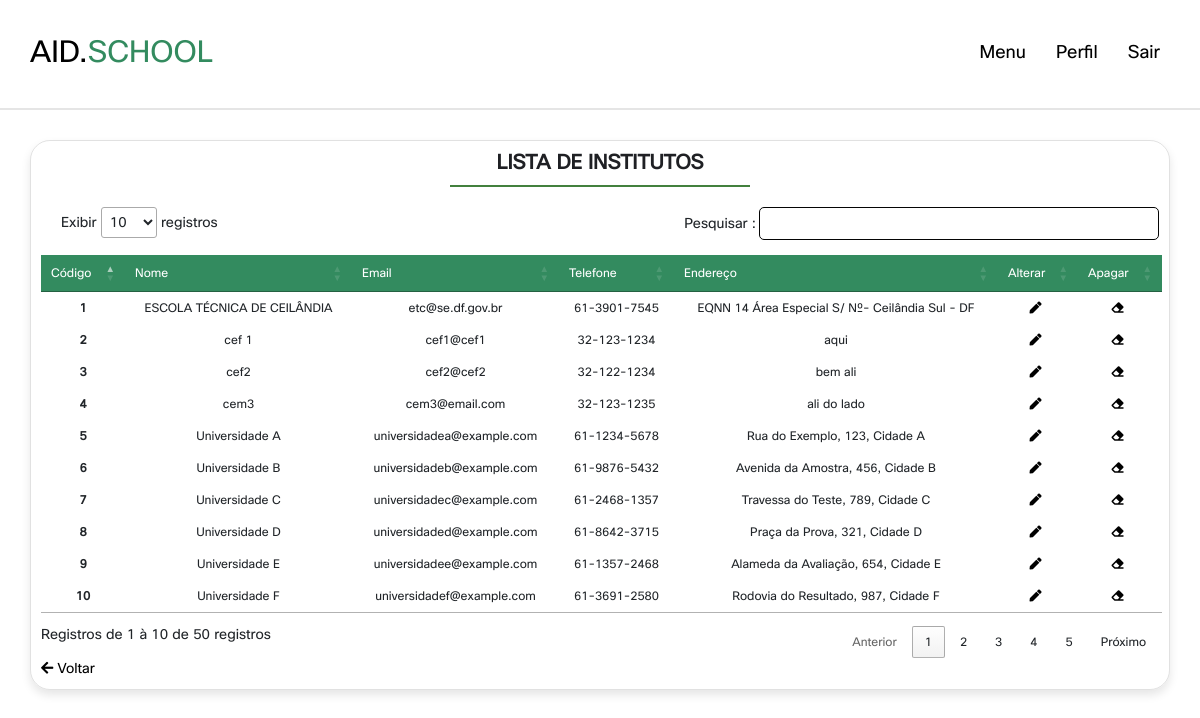
The page /VIEW/ListarInstituto.php (signed in) on the database its author committed.
### tables this page shows
CREATE TABLE IF NOT EXISTS `instituto` (
  `idinstituto` INT(10) NOT NULL AUTO_INCREMENT,
  `nomeinstituto` VARCHAR(60) NOT NULL,
  `emailinstituto` VARCHAR(60) NOT NULL,
  `telefoneinstituto` VARCHAR(60) NOT NULL,
  `enderecoinstituto` VARCHAR(60) NOT NULL,
  PRIMARY KEY (`idinstituto`));

### DAO/CONEXAO/CONEXAO.php (called while the page is built)
<?php
abstract class CONEXAO {
    private static $instance;
    public static function getInstance() {
        try {
            if (!isset(self::$instance)) {
                self::$instance = new PDO("mysql:host=localhost;dbname=dbdoar;charset=UTF8", "root", "");
                self::$instance->setAttribute(PDO::ATTR_ERRMODE, PDO::ERRMODE_EXCEPTION);
            }
            return self::$instance;
        } catch (PDOException $exc) {
            echo "Erro ao conectar o banco de dados :" . $exc->getMessage();
        }
    }
}
?>

### DAO/InstitutoDAO.php (called while the page is built, shortened)
<?php
require_once 'CONEXAO/CONEXAO.php';
class InstitutoDAO {
    public $pdo = null;
    public function __construct() {
        $this->pdo = Conexao::getInstance();
    }
    public function Pesquisar() {
        try {
            $sql = "select * from instituto;";
            $execucao = $this->pdo->prepare($sql);
            $execucao->execute();
            $pesquisa = $execucao->fetchALL(PDO::FETCH_ASSOC);
            return $pesquisa;
        } catch (PDOException $exc) {
            echo $exc->getMessage();
        }
    }
}

### VIEW/ListarInstituto.php (the view, shortened to what this page needs)
<?php
require_once '../DAO/InstitutoDAO.php';
$InstitutoDAO = new InstitutoDAO;
$resultado = $InstitutoDAO->Pesquisar();
?>
<!DOCTYPE html>
<html>
<head>
    <link rel="stylesheet" href="../CSS/Lista.css">
    <link rel="stylesheet" href="../CSS/NavbarperfilAdm.css">
    <link rel="stylesheet" href="https://cdnjs.cloudflare.com/ajax/libs/font-awesome/6.0.0/css/all.min.css">
    <link rel="stylesheet" href="https://cdnjs.cloudflare.com/ajax/libs/font-awesome/5.15.3/css/all.min.css" />
    <link rel="stylesheet" href="https://cdnjs.cloudflare.com/ajax/libs/bootstrap/4.6.1/css/bootstrap.min.css">
    <link rel="stylesheet" href="https://cdn.jsdelivr.net/npm/bootstrap@4.6.2/dist/css/bootstrap.min.css">
    <link rel="stylesheet" type="text/css" href="//cdn.datatables.net/1.10.7/css/jquery.dataTables.css">
</head>
<body>
    <?php
    include '../VIEW/NavbarperfilAdm.php';
    ?>
    <div class="containerlistar">
        <h1 class="heading">Lista de Institutos </h1>
        <table id='dataTable'>
            <thead>
                <tr>
                    <td>Código</td>
                    <td>Nome</td>
                    <td>Email</td>
                    <td>Telefone</td>
                    <td>Endereço</td>
                    <td>Alterar</td>
                    <td>Apagar</td>
                </tr>
            </thead>
            <tbody>
                <?php
                foreach ($resultado as $r) {
                    echo "<tr>";
                    echo "<td>{$r["idinstituto"]}</td>";
                    echo "<td>{$r["nomeinstituto"]}</td>";
                    echo "<td>{$r["emailinstituto"]}</td>";
                    echo "<td>{$r["telefoneinstituto"]}</td>";
                    echo "<td>{$r["enderecoinstituto"]}</td>";
                    echo "<td><a href='../VIEW/formAlterarInstituto.php?id={$r["idinstituto"]}'><i class='fas fa-pen'></i></a></td>";
                    echo "<td><a href='../CONTROLLER/ApagarInstituto.php?id={$r["idinstituto"]}' onclick='return confirmarApagar(event, {$r["idinstituto"]})'><i class='fas fa-eraser'></i></a></td>";
                    echo "</tr>";
                }
                ?>
            </tbody>
        </table>
        <a href="InicioAdm.php" class="left-button">
            <i class="fas fa-arrow-left"></i> Voltar
        </a>
    </div>
</body>
</html>

### CSS/lista.css (style rules this page uses)
:root { --COR1:#43803E; --COR2:#6BCC62; --COR3:#145a0e; --COR4:#338b5f; --COR7:#1F2024; --font-Opensans: Open Sans, sans-serif; --font-Cisco-bold: font-CiscoSans; --font-Cisco-regular: font-CiscoSans2; --border:.2rem solid rgba(0,0,0,.1); --box-shadow:0 .5rem 1rem rgba(0,0,0,.1); }
.heading { text-align: center; font-size: 2rem; color: var(--COR7); text-transform: uppercase; font-weight: bolder; margin-bottom: rem; }
.heading::after { content: ""; display: block; width: 300px; height: 2px; background-color: var(--COR1); margin: 0 auto; margin-top: 10px; margin-bottom: 0px; }
a.left-button { text-decoration: none; color:black; }
.containerlistar { width: 95%; font-size: 14px; margin: 140 auto; padding: 10px; border: 1px solid #0000001e; border-collapse: collapse; border-radius: 20px; box-shadow:var(--box-shadow) ; }
table { width: 80%; margin-top: 0px; text-align: center; font-size: 12px; }
thead { background-color: var(--COR4); color:white; }
tbody td { padding: 10px; }
tbody td:first-child { font-weight: bold; border-collapse: collapse; }
tbody a { text-decoration: none; color: #000000; }
tbody i { margin-right: 5px; }

### CSS/NavbarperfilAdm.css (style rules this page uses)
:root { --COR1:#43803E; --COR2:#6BCC62; --COR3:#145a0e; --COR4:#338b5f; --COR7:#1F2024; --COR8:#ffffff; --COR10:#e7e7e7; --COR11:#024059; --COR12:#026873; --COR13:#0CABA8; --COR14:#015958; --COR15:#F28157; --COR16:#DB8244; --COR17:#FF9A75; --COR18:#BF6545; --font-Opensans: Open Sans, sans-serif; --font-Cisco-bold: font-CiscoSans; --font-Cisco-regular: font-CiscoSans2; --border:.2rem solid rgba(0,0,0,.1); --box-shadow:0 .5rem 1rem rgba(0,0,0,.1); }
* { font-family: var(--font-Cisco-regular); margin:0; padding:0; box-sizing: border-box; outline: none; border:none; text-decoration: none !important; }
html { font-size: 62.5%; }

### rows shown on the page
instituto: idinstituto "1", nomeinstituto "ESCOLA TÉCNICA DE CEILÂNDIA", emailinstituto "etc@se.df.gov.br", telefoneinstituto "61-3901-7545", enderecoinstituto "EQNN 14 Área Especial S/ Nº- Ceilândia Sul - DF"
instituto: idinstituto "2", nomeinstituto "cef 1", emailinstituto "cef1@cef1", telefoneinstituto "32-123-1234", enderecoinstituto "aqui"
instituto: idinstituto "3", nomeinstituto "cef2", emailinstituto "cef2@cef2", telefoneinstituto "32-122-1234", enderecoinstituto "bem ali"
instituto: idinstituto "4", nomeinstituto "cem3", emailinstituto "cem3@email.com", telefoneinstituto "32-123-1235", enderecoinstituto "ali do lado"
instituto: idinstituto "5", nomeinstituto "Universidade A", emailinstituto "universidadea@example.com", telefoneinstituto "61-1234-5678", enderecoinstituto "Rua do Exemplo, 123, Cidade A"
instituto: idinstituto "6", nomeinstituto "Universidade B", emailinstituto "universidadeb@example.com", telefoneinstituto "61-9876-5432", enderecoinstituto "Avenida da Amostra, 456, Cidade B"
instituto: idinstituto "7", nomeinstituto "Universidade C", emailinstituto "universidadec@example.com", telefoneinstituto "61-2468-1357", enderecoinstituto "Travessa do Teste, 789, Cidade C"
instituto: idinstituto "8", nomeinstituto "Universidade D", emailinstituto "universidaded@example.com", telefoneinstituto "61-8642-3715", enderecoinstituto "Praça da Prova, 321, Cidade D"
instituto: idinstituto "9", nomeinstituto "Universidade E", emailinstituto "universidadee@example.com", telefoneinstituto "61-1357-2468", enderecoinstituto "Alameda da Avaliação, 654, Cidade E"
instituto: idinstituto "10", nomeinstituto "Universidade F", emailinstituto "universidadef@example.com", telefoneinstituto "61-3691-2580", enderecoinstituto "Rodovia do Resultado, 987, Cidade F"
